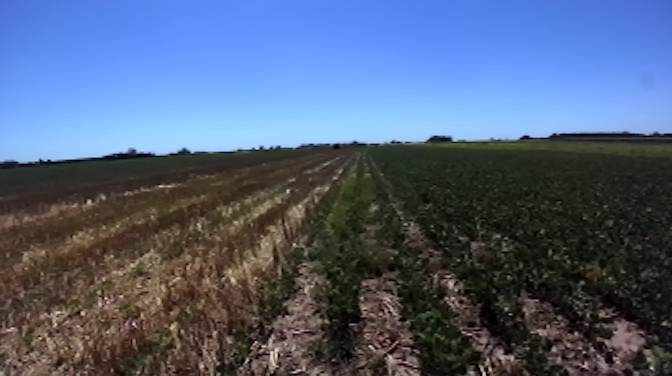
#> input picture resources/therosariodataset/sequence03_selected/left_1514557404.402000.png, 672 x 376 px
$ jupyter execute --allow-errors crop_row_detection.ipynb   (older library calls are emulated)
#> lines starting #> are read from the running program, lines starting #| are printed output that depends on the picture; after the words box and inside, x2 and y2 are one past the last pixel; in counts of white or black regions, pixels touching at a corner belong together
### crop_row_detection/crop_row_detection.py
import argparse
import cv2
import sys
import numpy as np
import math
import yaml
from sklearn.cluster import KMeans
import numpy as np
from sklearn.cluster import DBSCAN
import numpy as np
import matplotlib.pyplot as plt
from dataclasses import dataclass

@dataclass
class Line:
  line: np.ndarray
  category: int

  @property
  def rho(self):
    r, _ = self.line[0]
    return r

  @property
  def theta(self):
    _, t = self.line[0]
    return t

@dataclass
class TwoLines:
    line1: Line
    line2: Line

    @property
    def intersection(self):
        """Finds the intersection of two lines given in Hesse normal form.

        Returns closest integer pixel locations.
        See https://stackoverflow.com/a/383527/5087436
        """
        rho1, theta1 = self.line1.rho, self.line1.theta
        rho2, theta2 = self.line2.rho, self.line2.theta
        A = np.array([
            [np.cos(theta1), np.sin(theta1)],
            [np.cos(theta2), np.sin(theta2)]
        ])
        b = np.array([[rho1], [rho2]])
        x0, y0 = np.linalg.solve(A, b)
        x0, y0 = int(np.round(x0)), int(np.round(y0))
        return [[x0, y0]]


def apply_dbscan(data, eps=5, min_samples=2):
  """Clustering and outlier detection in a list of 2D points using DBSCAN.

  Args:
    data: A list of (N, 1, 2) elements representing 2D points.
    eps: The maximum distance between two samples for them to be considered as in the same neighborhood.
    min_samples: The number of points required to form a dense region.

  Returns:
    A list of labels, where -1 indicates an outlier and other values indicate cluster membership.
  """

  # Flatten the data to (N, 2) format
  flattened_data = [point[0] for point in data]

  # Create a DBSCAN object
  dbscan = DBSCAN(eps=eps, min_samples=min_samples)

  # Fit the DBSCAN model to the data
  labels = dbscan.fit_predict(flattened_data)

  return labels

# [47 lines left out: functions apply_k_means, read_image, ExGR, not called in this run]

def ExG(image: cv2.Mat) -> cv2.Mat:
    """
    Takes image in BGR format and returns the green chromatic excess
    index applied to the image in the form of a grayscale image
    in the [0, 1] range.
    """
    image = image.astype('float') / 255
    B, G, R = cv2.split(image)
    N = (R + B + G) + np.ones_like(R).astype('float') * 0.00001
    r = np.divide(R, N)
    g = np.divide(G, N)
    b = np.divide(B, N)
    exg = (2 * g) - r - b
    # exg = np.maximum(exg, np.zeros_like(G))

    # It should map to [0,255] (uint8)
    exg = cv2.normalize(exg, None, alpha = 0, beta = 1, norm_type = cv2.NORM_MINMAX, dtype = cv2.CV_32F)
    exg =  (exg * 255).astype('uint8')
    return exg

def skeleton(image, kernel):
    skel = np.zeros((image.shape[0],image.shape[1]),np.uint8)
    element = cv2.getStructuringElement(cv2.MORPH_CROSS,kernel)
    done = False
    size = np.size(image)
    while( not done):
        eroded = cv2.erode(image,element)
        temp = cv2.dilate(eroded,element)
        temp = cv2.subtract(image,temp)
        skel = cv2.bitwise_or(skel,temp)
        image = eroded.copy()

        zeros = size - cv2.countNonZero(image)
        if zeros==size:
            done = True
    return skel

def points_from_line(rho, theta, scaling_factor):
    a = math.cos(theta)
    b = math.sin(theta)
    x0 = a * rho
    y0 = b * rho
    pt1 = (int(x0 + scaling_factor*(-b)), int(y0 + scaling_factor*(a)))
    pt2 = (int(x0 - scaling_factor*(-b)), int(y0 - scaling_factor*(a)))
    return pt1, pt2

def category_from_line(theta, slope_thresh, slope_step):
    a = math.cos(theta)
    return int(np.sign(a) * (abs(a) - slope_thresh) // slope_step)

# [22 lines left out: function choose_cluster_with_lower_dispersion, not called in this run]
# [7 lines of commented-out code are left out]

DEFAULT_CONFIG = {
   'scaling_factor': 2000,
   'skyline_min': 0,
   'skyline_max': 150,
   'hough_lines_thresh': 195,
   'slope_thresh': 0.75,
   'slope_step': 0.10
}

# [16 lines left out: function read_config, not called in this run]


# [166 lines that do not run on import are left out]

    # [7 lines of commented-out code are left out]


### crop_row_detection/crop_row_detection.ipynb
[cell 1]
from crop_row_detection import ExG, skeleton, category_from_line, points_from_line, Line, TwoLines, apply_dbscan
import cv2
import matplotlib.pyplot as plt
import numpy as np
import math
import os
from sklearn.cluster import DBSCAN

[cell 2]
# Definitions

TRD_PATH = '../resources/therosariodataset/sequence03_selected/'
TRD_FILES = [
    'left_1514557404.402000.png', 'left_1514557432.437000.png', 'left_1514557475.010000.png',
    'left_1514557504.408000.png', 'left_1514557528.874000.png', 'left_1514557564.762000.png',
    'left_1514557578.585000.png', 'left_1514557602.532000.png', 'left_1514557604.999000.png',
]

Z22_PATH = '../resources/zavalla2022/'
Z22_FILES = [
    'left0807.jpg', 'left1187.jpg', 'left1492.jpg',
    'left1550.jpg', 'left1750.jpg', 'left1876.jpg',
]

Z23_PATH = '../resources/zavalla2023/'
Z23_FILES = [
    'left0034.jpg', 'left0162.jpg', 'left0387.jpg',
    'left0707.jpg', 'left0810.jpg',
]

SAVE_IMAGES = False
SAVE_PATH = '../resources/results/'
if SAVE_IMAGES:
    os.makedirs(SAVE_PATH, exist_ok=True)
SAVE_INDEX = 0

[cell 3]
# Read images
def read_images(path, imlist):
    images = []
    for imname in imlist:
        img = cv2.imread(path+imname)
#> img is the input picture: shape (376, 672, 3); mean B, G, R 122.9, 96.9, 81.9
        images.append(img)
    return images

# Make a gridplot of the images
def plot_images_grid(imlist, step=3, cvtcolor=False):
#> called with step = 3, cvtcolor = True
    if SAVE_IMAGES:
        for i,img in enumerate(imlist):
            impath = SAVE_PATH + f'img{SAVE_INDEX}_{i}.png'
            cv2.imwrite(impath, img)
        SAVE_INDEX += 1
    rows = -(len(imlist) // -step)  # ceiling = upside-down floor
    fig, axs = plt.subplots(rows, step)
    for i,img in enumerate(imlist):
        img = cv2.cvtColor(img, cv2.COLOR_BGR2RGB) if cvtcolor else img
        axs[i//step, i%step].imshow(img)
        axs[i//step, i%step].axis('off')
    return fig, axs

## Original Images

[cell 4]
# The Rosario Dataset
trd_images = read_images(TRD_PATH, TRD_FILES)
#> (the rest of this cell did not finish here and is left out)

## Crop Row Detection

### Excess Green Vegetation Index (ExG)

[cell 5]
# The Rosario Dataset
trd_exg = []
#> (the rest of this cell did not finish here and is left out)

### Otsu + Closing + Skeleton + Dilation

[cell 6]
# The Rosario Dataset
trd_skeleton = []
for img in trd_exg:
    _, i_skele = cv2.threshold(img, 75, 255, cv2.THRESH_BINARY+cv2.THRESH_OTSU)
    i_kernel = np.ones((7,7),np.uint8)
    i_skele = cv2.morphologyEx(i_skele, cv2.MORPH_CLOSE, i_kernel)
    i_skele = skeleton(i_skele, (9,9))
    i_kernel = np.ones((3,3),np.uint8)
    i_skele = cv2.dilate(i_skele, i_kernel)
    trd_skeleton.append(i_skele)
#> this loop made 6 passes
#> pass 1, `_, i_skele = cv2.threshold(img, 75, 255, cv2.THRESH_BINARY+cv2.THRESH_..`:
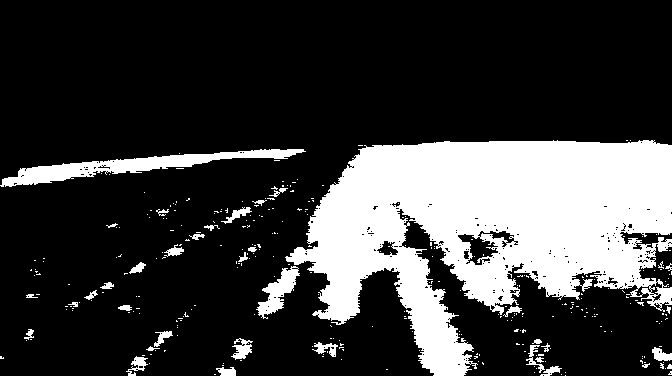
#> i_skele: shape (376, 672); 23.5% white; 316 white regions (279 under 20 px), largest, box (x1, y1, x2, y2) and area: (285, 140, 672, 376) 51699, (0, 149, 306, 187) 3385, (256, 266, 300, 319) 926
fig, axs = plot_images_grid(trd_skeleton)
fig.show()

# Zavalla 2022
z22_skeleton = []
#> (the rest of this cell did not finish here and is left out)

### Hough Lines

[cell 7]
def non_horizontal_line(line, slope_thresh = 0.8):
    rho = line[0][0]
    theta = line[0][1]
    a = np.cos(theta)
    return abs(a) > slope_thresh

def plot_lines(img, lines):
    if lines is None:
        return img
    i_lines = img.copy()
    for i in range(0, len(lines)):
        rho = lines[i][0][0]
        theta = lines[i][0][1]
        a = np.cos(theta)
        b = np.sin(theta)
        x0 = a * rho
        y0 = b * rho
        pt1 = (int(x0 + 1000*(-b)), int(y0 + 1000*(a)))
        pt2 = (int(x0 - 1000*(-b)), int(y0 - 1000*(a)))
        cv2.line(i_lines, pt1, pt2, (255,255,255), 3, cv2.LINE_AA)
    return i_lines

def field_lines(img, hough_threshold=150):
    lines = cv2.HoughLines(img, 1, np.pi / 180, hough_threshold, None, 0, 0)
    if lines is None:
        return img, None
    lines = list(filter(non_horizontal_line, lines))
    if not lines:
        return img, None
    flattened_lines = np.vstack(lines)
    dbscan = DBSCAN(eps=5, min_samples=2)
    line_labels = dbscan.fit_predict(flattened_lines)
    lines = [line for line,lab in zip(lines, line_labels) if lab != -1]
    return plot_lines(img, lines), lines


# The Rosario Dataset
trd_lines = []
for img in trd_skeleton:
    i_img, lines = field_lines(img, hough_threshold=100)
    trd_lines.append(i_img)
#> this loop made 6 passes
#> pass 1, `i_img, lines = field_lines(img, hough_threshold=100)`:
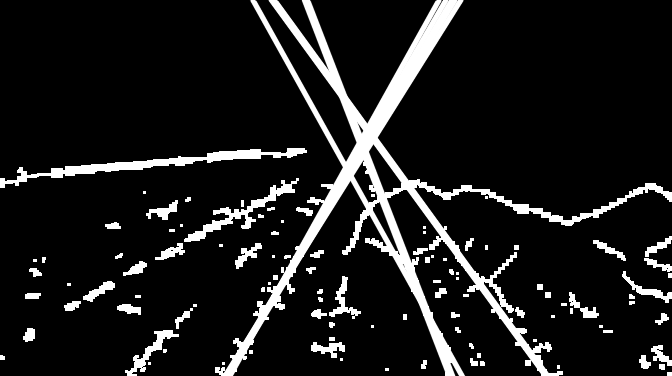
#> i_img: shape (376, 672); min 0, max 255, mean 28.2
fig, axs = plot_images_grid(trd_lines)
fig.show()
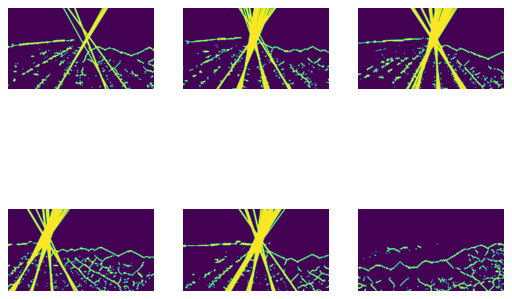
#> figure drawn by matplotlib, 6 panels

# Zavalla 2022
z22_lines = []
for img in z22_skeleton:
    i_img, i_lines = field_lines(img, hough_threshold=250)
    z22_lines.append(i_img)
#> (the rest of this cell did not finish here and is left out)

fig.show()

# Zavalla 2023
z23_lines = []
for img in z23_skeleton:
    i_img, i_lines = field_lines(img, hough_threshold=200)
    z23_lines.append(i_img)
fig, axs = plot_images_grid(z23_lines)
fig.show()

[cell 8]
# The Rosario Dataset
trd_lines = []
trd_candidates = []
for idx_img,img in enumerate(trd_skeleton):
    lines = cv2.HoughLines(img, 1, np.pi / 180, 88, None, 0, 0)

    cdst = np.copy(trd_images[idx_img])

    # TODO this value should be defined in function of w and h
    c = 2000
    num_lines = 0
    slope_thresh = 0.7

    slope_max = 1.00000001
    slope_step = 0.12
    candidates = {}
    start, end = -1, 1+slope_step
    bins = np.arange(start, end, slope_step)
    num_bins = int((end - start) / slope_step)
    if lines is not None:
        for i in range(0, len(lines)):
            # Line representation -> rho, theta
            rho = lines[i][0][0]
            theta = lines[i][0][1]
            a = math.cos(theta)
            b = math.sin(theta)
            x0 = a * rho
            y0 = b * rho

            # Filter lines using slope_thresh
            if abs(a) > slope_thresh:
                # Get the category according to the bins
                category = np.digitize(a, bins)

                line_ = Line(lines[i], category)
                if not (category in candidates):
                    candidates[category] = [line_]
                else:
                    candidates[category].append(line_)

                num_lines += 1

                # Plot each category with a different color
                color = tuple(cv2.applyColorMap(np.uint8([[int(255 * category / num_bins)]]), cv2.COLORMAP_JET).flatten().tolist())
                pt1, pt2 = points_from_line(rho, theta, c)
                cv2.line(cdst, pt1, pt2, color, 3, cv2.LINE_AA)
    trd_lines.append(cdst)
    trd_candidates.append(candidates)
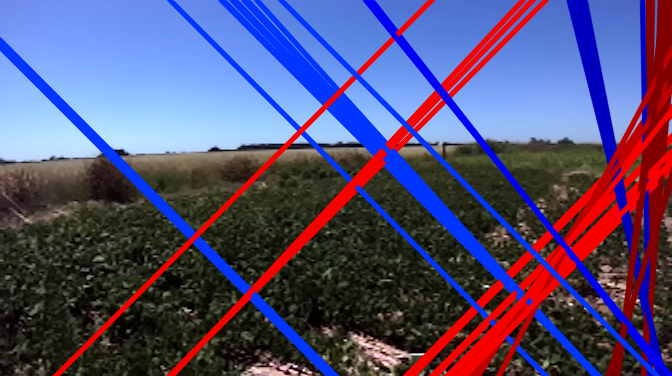
#> cdst: shape (376, 672, 3); mean B, G, R 116.8, 77.6, 84.9

fig, axs = plot_images_grid(trd_lines)
#> the loop in plot_images_grid (call 5), `for i,img in enumerate(imlist):` made 6 passes
#> pass 1, in plot_images_grid (call 5), `img = cv2.cvtColor(img, cv2.COLOR_BGR2RGB) if cvtcolor else img`:
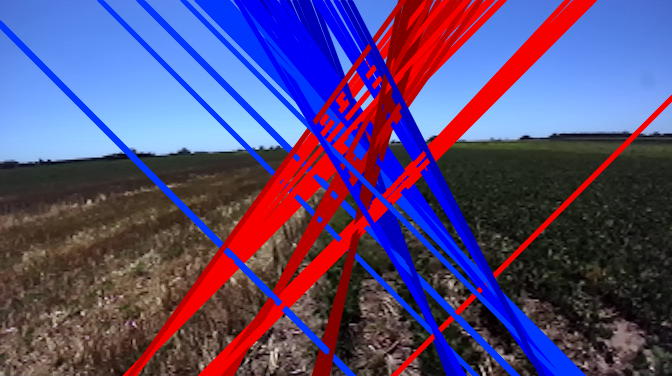
#> img: shape (376, 672, 3); mean B, G, R 118.6, 71.4, 88
fig.show()
#> figure, not shown here; B, G, R data is drawn as R, G, B

# Zavalla 2022
z22_lines = []
z22_candidates = []
for idx_img,img in enumerate(z22_skeleton):
    lines = cv2.HoughLines(img, 1, np.pi / 180, 350, None, 0, 0)

    cdst = np.copy(z22_images[idx_img])

    # TODO this value should be defined in function of w and h
    c = 2000
    num_lines = 0
    slope_thresh = 0.3

    slope_max = 1.00000001
    slope_step = 0.06
    candidates = {}
    # Generate bin edges from -1 to 1 using the given step size
    # Add small tolerance to include 1 itself
    start, end = -1, 1+slope_step
    bins = np.arange(start, end, slope_step)
    num_bins = int((end - start) / slope_step)
    if lines is not None:
        for i in range(0, len(lines)):
            # Line representation -> rho, theta
            rho = lines[i][0][0]
            theta = lines[i][0][1]
            a = math.cos(theta)
            b = math.sin(theta)
            x0 = a * rho
            y0 = b * rho

            # Filter lines using slope_thresh
            if abs(a) > slope_thresh:
                # Get the category according to the bins
                category = np.digitize(a, bins)

                line_ = Line(lines[i], category)
                if not (category in candidates):
                    candidates[category] = [line_]
                else:
                    candidates[category].append(line_)

                num_lines += 1

                # Plot each category with a different color
                color = tuple(cv2.applyColorMap(np.uint8([[int(255 * category / num_bins)]]), cv2.COLORMAP_JET).flatten().tolist())
                pt1, pt2 = points_from_line(rho, theta, c)
                cv2.line(cdst, pt1, pt2, color, 3, cv2.LINE_AA)
    z22_lines.append(cdst)
    z22_candidates.append(candidates)

#> (the rest of this cell did not finish here and is left out)

[cell 9]
trd_solution = []
for idx_img,candidates in enumerate(trd_candidates):

    # Intersection of all lines, except those from the same category
    categories = list(candidates.keys())
    pair_of_lines = []
    skyline_min = 0
    skyline_max = 150
    for i in range(len(categories) - 1):
        for j in range(1,len(categories)-i):
            for k in candidates[categories[i+j]]:
                for l in candidates[categories[i]]:
                    line = TwoLines(l,k)
                    # print(line.intersection[0][1])
                    y_intersection = line.intersection[0][1]
                    if y_intersection > skyline_min and y_intersection < skyline_max:
                        pair_of_lines.append(TwoLines(l,k))

    pair_of_lines = np.array(pair_of_lines)

    # Estimate the coordinates of the intersections
    line_intersections = [l.intersection for l in pair_of_lines]

    # Apply DBSCAN to find clusters of intersections and potential outliers
    labels = apply_dbscan(line_intersections)

    # print(labels)
    try:
        non_negative_values, counts = np.unique(labels[labels >= 0], return_counts=True)
        most_frequent_index = np.argmax(counts)
        most_frequent_label = non_negative_values[most_frequent_index]
    except ValueError:
        continue

    # Filter out outliers
    # non_outlier_indices = np.where(labels != -1)[0]
    # flattened_data = [point[0] for point in line_intersections]
    # non_outlier_data = [flattened_data[i] for i in non_outlier_indices]
    # non_outlier_labels = labels[non_outlier_indices]


    # Filter lines
    # Is this the best method to choose the vanishing point?
    indices = np.where(labels == most_frequent_label)
    img_2 = np.copy(trd_images[idx_img])
    # print(pair_of_lines[indices])
    already_used_categories = []
    for p in pair_of_lines[indices]:
        cat_1 = p.line1.category
        cat_2 = p.line2.category
        if cat_1 in already_used_categories and cat_2 in already_used_categories:
            continue
        if cat_1 not in already_used_categories:
            already_used_categories.append(cat_1)
            pt1, pt2 = points_from_line(p.line1.rho, p.line1.theta, c)
            cv2.line(img_2, pt1, pt2, (0,255,0), 3, cv2.LINE_AA)
        if cat_2 not in already_used_categories:
            already_used_categories.append(cat_2)
            pt1, pt2 = points_from_line(p.line2.rho, p.line2.theta, c)
            cv2.line(img_2, pt1, pt2, (0,255,0), 3, cv2.LINE_AA)
    trd_solution.append(img_2)
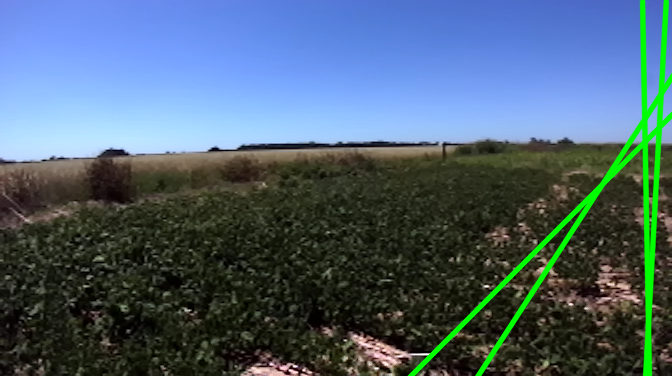
#> img_2: shape (376, 672, 3); mean B, G, R 112.3, 98, 76.2
fig, axs = plot_images_grid(trd_solution)
fig.show()
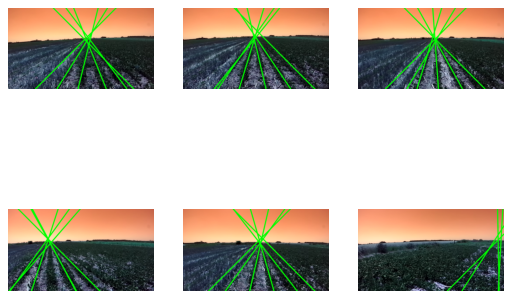
#> figure drawn by matplotlib, 6 panels; B, G, R data is drawn as R, G, B

z22_solution = []
for idx_img,candidates in enumerate(z22_candidates):

    # Intersection of all lines, except those from the same category
    categories = list(candidates.keys())
    pair_of_lines = []
    skyline_min = 0
    skyline_max = 150
    for i in range(len(categories) - 1):
        for j in range(1,len(categories)-i):
            for k in candidates[categories[i+j]]:
                for l in candidates[categories[i]]:
                    line = TwoLines(l,k)
                    # print(line.intersection[0][1])
                    y_intersection = line.intersection[0][1]
                    if y_intersection > skyline_min and y_intersection < skyline_max:
                        pair_of_lines.append(TwoLines(l,k))

    pair_of_lines = np.array(pair_of_lines)

    # Estimate the coordinates of the intersections
    line_intersections = [l.intersection for l in pair_of_lines]

    # Apply DBSCAN to find clusters of intersections and potential outliers
    labels = apply_dbscan(line_intersections)

    # print(labels)
    try:
        non_negative_values, counts = np.unique(labels[labels >= 0], return_counts=True)
        most_frequent_index = np.argmax(counts)
        most_frequent_label = non_negative_values[most_frequent_index]
    except ValueError:
        continue

    # Filter out outliers
    # non_outlier_indices = np.where(labels != -1)[0]
    # flattened_data = [point[0] for point in line_intersections]
    # non_outlier_data = [flattened_data[i] for i in non_outlier_indices]
    # non_outlier_labels = labels[non_outlier_indices]


    # Filter lines
    # Is this the best method to choose the vanishing point?
    indices = np.where(labels == most_frequent_label)
    img_2 = np.copy(z22_images[idx_img])
    # print(pair_of_lines[indices])
    already_used_categories = []
    for p in pair_of_lines[indices]:
        cat_1 = p.line1.category
        cat_2 = p.line2.category
        if cat_1 in already_used_categories and cat_2 in already_used_categories:
            continue
        if cat_1 not in already_used_categories:
            already_used_categories.append(cat_1)
            pt1, pt2 = points_from_line(p.line1.rho, p.line1.theta, c)
            cv2.line(img_2, pt1, pt2, (0,255,0), 3, cv2.LINE_AA)
        if cat_2 not in already_used_categories:
            already_used_categories.append(cat_2)
            pt1, pt2 = points_from_line(p.line2.rho, p.line2.theta, c)
            cv2.line(img_2, pt1, pt2, (0,255,0), 3, cv2.LINE_AA)
    z22_solution.append(img_2)
#> (the rest of this cell did not finish here and is left out)
